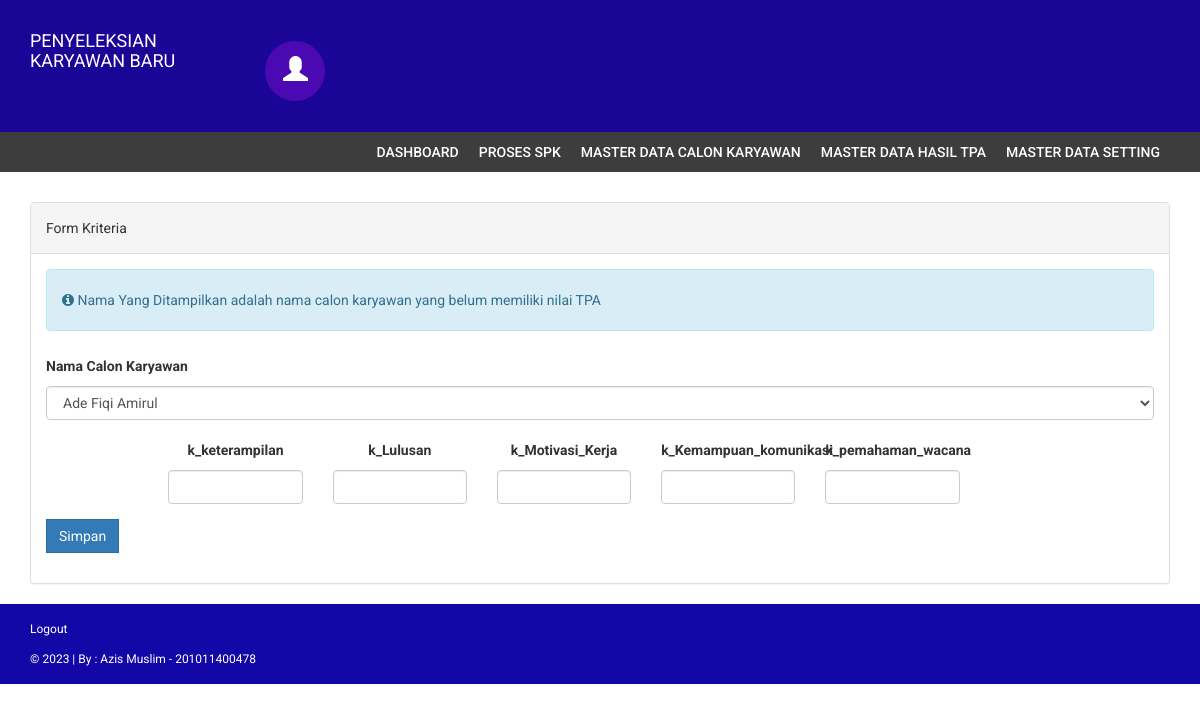
Screenshot of /input_tpa.php (signed in) with the database file from the repository.
### tables this page shows
CREATE TABLE `kriteria` (
  `id_kriteria` int(11) NOT NULL,
  `kriteria` varchar(32) DEFAULT NULL,
  `bobot` float(5,2) DEFAULT NULL,
  `type` varchar(12) DEFAULT NULL
);

### db/db_config.php (called while the page is built, shortened)
<?php
	class database extends PDO{
		protected $dsn = 'mysql:host=localhost;dbname=db_spk';
		protected $dsu = 'root';
		protected $dsp = '';
		private $cmd = '';
		function __construct(){
			try {
				$this->db = new PDO($this->dsn,$this->dsu,$this->dsp);
			} catch (PDOException $e) {
				echo $e->getMessage();
			}
		}
		function select($c,$t){
			$this->cmd = "select $c from $t";
			return $this;
		}
		function where($params){
			$this->cmd .= " where $params";
			return $this;
		}
		function get(){
			$q = $this->db->prepare($this->cmd);
			$q->execute();
			return $q->fetchAll();
		}
	}
?>

### input_tpa.php (the view, shortened to what this page needs)
<?php include 'partials/header.php';?>
<div class="content">
    <div class="container">
        <div class="row">
            <div class="col-md-12">
            <br/>
              <div class="panel panel-default">
                  <div class="panel-heading">
                    Form Kriteria
                  </div>
                  <div class="panel-body">
                      <form method="post" action="model/do_insert_tpa.php" enctype="multipart/form-data">
                          <div class="form-group">
                              <div class="alert alert-info">
                                  <i class="fa fa-info-circle"></i> Nama Yang Ditampilkan adalah nama calon karyawan yang belum memiliki nilai TPA
                              </div>
                              <label for="nama">Nama Calon Karyawan</label>
                                  <select class="form-control" name="id_calon_kr">
                                  <?php  foreach ($db->select('distinct(calon_karyawan.id_calon_kr),calon_karyawan.nama','calon_karyawan,hasil_tpa')->where('calon_karyawan.id_calon_kr not in (select id_calon_kr from hasil_tpa)')->get() as $val): ?>
                                  <option value="<?= $val['id_calon_kr']?>"><?= $val['nama'] ?></option>
                                  <?php endforeach ?>
                                  </select>
                          </div>
                          <div class="col-md-11 col-md-offset-1 text-center">
                          <?php foreach ($db->select('kriteria','kriteria')->get() as $r): ?>
                          <div class="form-group col-md-2">
                              <label><?= $r['kriteria']?></label>
                              <input type="number" name="<?= $r['kriteria']?>" class="form-control">
                          </div>
                          <?php endforeach ?>
                          </div>
                          <div class="form-group">
                              <button class="btn btn-primary">Simpan</button>
                          </div>
                      </form>
                  </div>
              </div>
            </div>
        </div>
        </div>
    </div>
<?php include 'partials/footer.php';?>

### assets/css/style.css (style rules this page uses)
body { font-family: 'Roboto', sans-serif; line-height: 30px; }
.btn { border-radius: 0px; -webkit-border-radius: 0px; -moz-border-radius: 0px; }

### rows the page displays
kriteria: kriteria "k_keterampilan"
kriteria: kriteria "k_Lulusan"
kriteria: kriteria "k_Motivasi_Kerja"
kriteria: kriteria "k_Kemampuan_komunikasi"
kriteria: kriteria "k_pemahaman_wacana"

### other values shown
form field id_calon_kr "Ade Fiqi Amirul"
